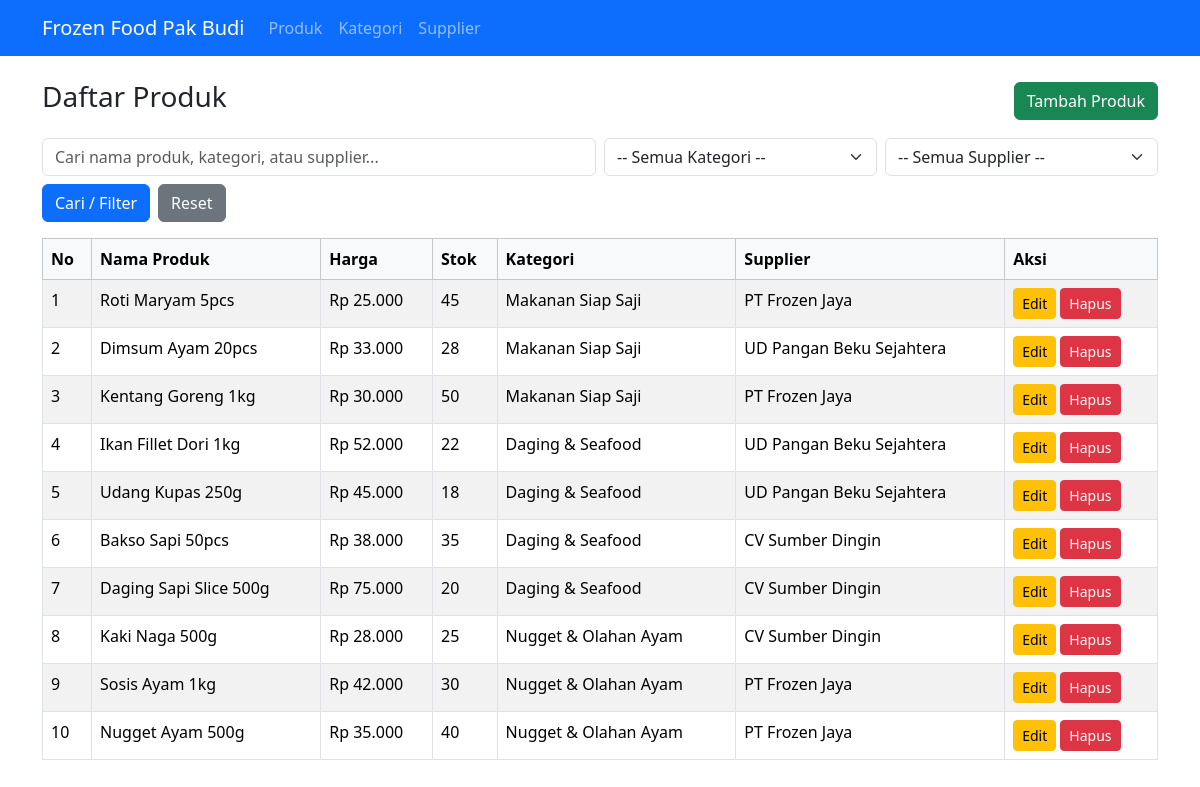
The page / on the database its author committed.
### tables this page shows
CREATE TABLE products (
    id INT AUTO_INCREMENT PRIMARY KEY,
    product_name VARCHAR(150) NOT NULL,
    price INT NOT NULL,
    stock INT NOT NULL,
    category_id INT NOT NULL,
    supplier_id INT NOT NULL,
    CONSTRAINT fk_products_category FOREIGN KEY (category_id) REFERENCES categories(id),
    CONSTRAINT fk_products_supplier FOREIGN KEY (supplier_id) REFERENCES suppliers(id)
);

CREATE TABLE categories (
    id INT AUTO_INCREMENT PRIMARY KEY,
    category_name VARCHAR(100) NOT NULL
);

CREATE TABLE suppliers (
    id INT AUTO_INCREMENT PRIMARY KEY,
    supplier_name VARCHAR(100) NOT NULL,
    contact VARCHAR(50) DEFAULT NULL
);

### index.php (the view, shortened to what this page needs)
<?php
require_once 'config.php';
require_once 'header.php';
$category_id = isset($_GET['category_id']) && is_scalar($_GET['category_id']) ? (string)$_GET['category_id'] : '';
$supplier_id = isset($_GET['supplier_id']) && is_scalar($_GET['supplier_id']) ? (string)$_GET['supplier_id'] : '';
$search      = isset($_GET['search']) && is_scalar($_GET['search']) ? trim((string)$_GET['search']) : '';
$sql = "SELECT p.*, c.category_name, s.supplier_name
        FROM products p
        JOIN categories c ON p.category_id = c.id
        JOIN suppliers s ON p.supplier_id = s.id
        WHERE 1=1";
$params = [];
$sql .= " ORDER BY p.id DESC";
$stmt = $pdo->prepare($sql);
$stmt->execute($params);
$productList = $stmt->fetchAll();
?>
<div class="d-flex justify-content-between align-items-center mb-3">
    <h3>Daftar Produk</h3>
    <a href="produk_form.php" class="btn btn-success">Tambah Produk</a>
</div>
<form method="get" class="row g-2 mb-3">
    <div class="col-md-6">
        <input type="search" id="search" name="search" class="form-control" placeholder="Cari nama produk, kategori, atau supplier..." value="<?php echo e($search); ?>">
    </div>
    <div class="col-md-3">
        <select id="category_id" name="category_id" class="form-select">
            <option value="">-- Semua Kategori --</option>
        </select>
    </div>
    <div class="col-md-3">
        <select id="supplier_id" name="supplier_id" class="form-select">
            <option value="">-- Semua Supplier --</option>
        </select>
    </div>
    <div class="col-12 d-flex gap-2">
        <button type="submit" class="btn btn-primary">Cari / Filter</button>
        <a href="index.php" class="btn btn-secondary">Reset</a>
    </div>
</form>
<div class="table-responsive">
<table class="table table-bordered table-striped">
    <thead class="table-light">
        <tr>
            <th>No</th>
            <th>Nama Produk</th>
            <th>Harga</th>
            <th>Stok</th>
            <th>Kategori</th>
            <th>Supplier</th>
            <th>Aksi</th>
        </tr>
    </thead>
    <tbody>
    <?php if (count($productList) === 0): ?>
        <tr><td colspan="7" class="text-center">
            <?php echo ($search !== '' || $category_id !== '' || $supplier_id !== '') ? 'Tidak ada produk yang cocok dengan pencarian/filter ini.' : 'Belum ada data produk.'; ?>
        </td></tr>
    <?php else: ?>
        <?php $no = 1; foreach ($productList as $p): ?>
        <tr>
            <td><?php echo $no++; ?></td>
            <td><?php echo e($p['product_name']); ?></td>
            <td>Rp <?php echo number_format((int)$p['price'], 0, ',', '.'); ?></td>
            <td><?php echo e($p['stock']); ?></td>
            <td><?php echo e($p['category_name']); ?></td>
            <td><?php echo e($p['supplier_name']); ?></td>
            <td>
                <a href="produk_form.php?id=<?php echo e($p['id']); ?>" class="btn btn-sm btn-warning">Edit</a>
                <a href="produk_hapus.php?id=<?php echo e($p['id']); ?>" class="btn btn-sm btn-danger" onclick="return confirm('Yakin ingin menghapus produk ini?');">Hapus</a>
            </td>
        </tr>
        <?php endforeach; ?>
    <?php endif; ?>
    </tbody>
</table>
</div>
<?php require_once 'footer.php'; ?>

### header.php (shortened to what this page needs)
<?php
function e($str) {
    return htmlspecialchars((string)$str, ENT_QUOTES, 'UTF-8');
}
?>
<!DOCTYPE html>
<html lang="id">
<head>
    <link href="https://cdn.jsdelivr.net/npm/bootstrap@5.3.3/dist/css/bootstrap.min.css" rel="stylesheet">
</head>
<body>
<nav class="navbar navbar-expand-lg navbar-dark bg-primary mb-4 sticky-top">
    <div class="container">
        <a class="navbar-brand" href="index.php">Frozen Food Pak Budi</a>
        <div class="collapse navbar-collapse" id="nav">
            <ul class="navbar-nav">
                <li class="nav-item"><a class="nav-link" href="index.php">Produk</a></li>
                <li class="nav-item"><a class="nav-link" href="kategori.php">Kategori</a></li>
                <li class="nav-item"><a class="nav-link" href="supplier.php">Supplier</a></li>
            </ul>
        </div>
    </div>
</nav>
<div class="container mb-4">

### footer.php (shortened to what this page needs)
</div>
</body>
</html>

### rows shown on the page
products: product_name "Roti Maryam 5pcs", price "25.000", stock "45", category.category_name "Makanan Siap Saji", supplier.supplier_name "PT Frozen Jaya"
products: product_name "Dimsum Ayam 20pcs", price "33.000", stock "28", category.category_name "Makanan Siap Saji", supplier.supplier_name "UD Pangan Beku Sejahtera"
products: product_name "Kentang Goreng 1kg", price "30.000", stock "50", category.category_name "Makanan Siap Saji", supplier.supplier_name "PT Frozen Jaya"
products: product_name "Ikan Fillet Dori 1kg", price "52.000", stock "22", category.category_name "Daging & Seafood", supplier.supplier_name "UD Pangan Beku Sejahtera"
products: product_name "Udang Kupas 250g", price "45.000", stock "18", category.category_name "Daging & Seafood", supplier.supplier_name "UD Pangan Beku Sejahtera"
products: product_name "Bakso Sapi 50pcs", price "38.000", stock "35", category.category_name "Daging & Seafood", supplier.supplier_name "CV Sumber Dingin"
products: product_name "Daging Sapi Slice 500g", price "75.000", stock "20", category.category_name "Daging & Seafood", supplier.supplier_name "CV Sumber Dingin"
products: product_name "Kaki Naga 500g", price "28.000", stock "25", category.category_name "Nugget & Olahan Ayam", supplier.supplier_name "CV Sumber Dingin"
products: product_name "Sosis Ayam 1kg", price "42.000", stock "30", category.category_name "Nugget & Olahan Ayam", supplier.supplier_name "PT Frozen Jaya"
products: product_name "Nugget Ayam 500g", price "35.000", stock "40", category.category_name "Nugget & Olahan Ayam", supplier.supplier_name "PT Frozen Jaya"
